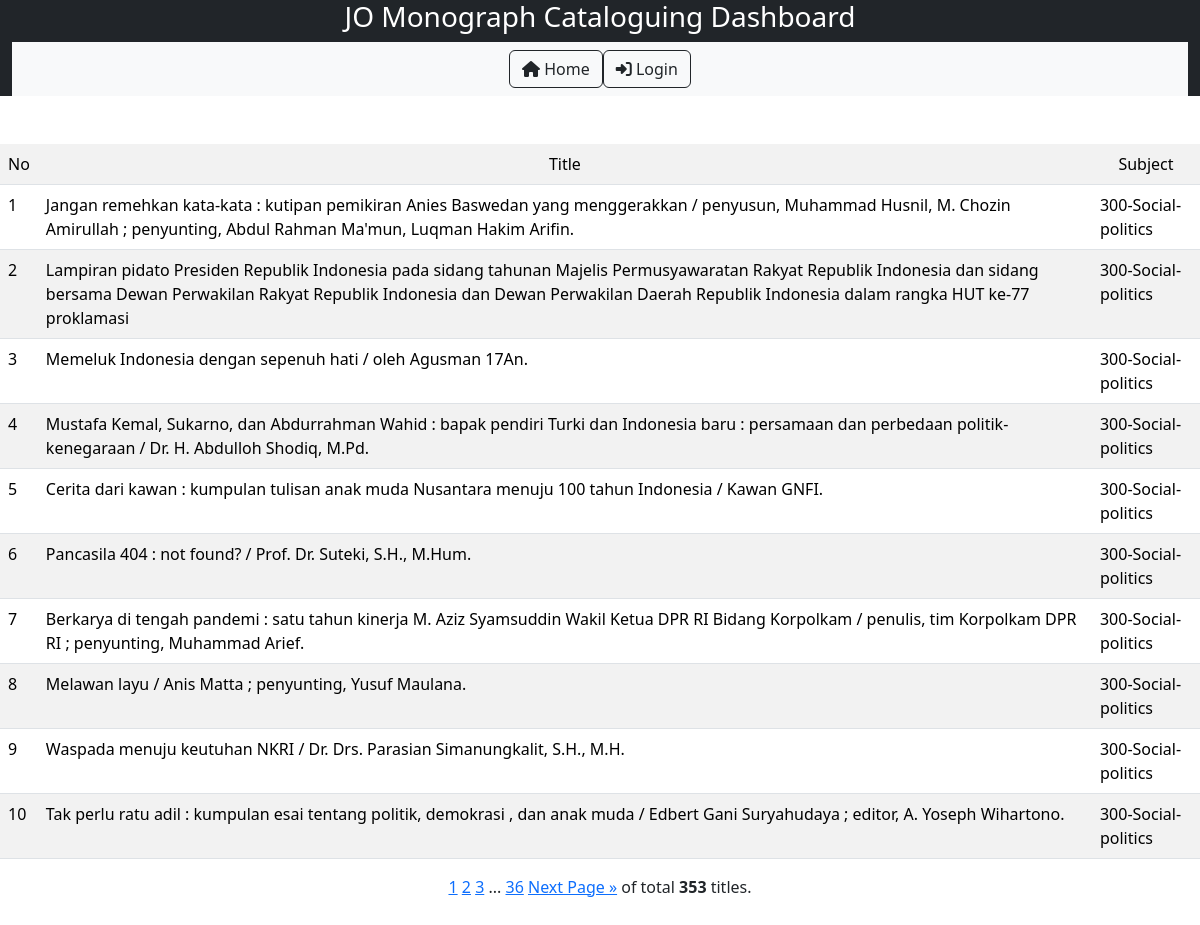
The page /detail_subject/300-Social-politics/ on the database its author committed.
### nlajkt_cat_stat/models.py (models this page shows)
class Catalogues(models.Model):
    entry_date = models.DateField()
    consignment_no = models.IntegerField(default=469)
    title = models.TextField()
    work_type = models.CharField(max_length=20, choices=[
        ('Original','Original'),
        ('Translation','Translation'),
        ('Adaptation','Adaptation')
        ], default='Original')
    publish_year = models.IntegerField()
    volume = models.CharField(max_length=20, choices=[
        ('Single','Single'),
        ('Multi-complete','Multi-complete'),
        ('Multi-incomplete','Multi-incomplete'),
        ], default='Single')
    copycat = models.CharField(max_length=20, choices=[
        ('Original','Original'),
        ('Partial copycat','Partial copycat'),
        ('Full copycat','Full copycat'),
        ], default='Original')
    ISBN = models.CharField(max_length=20, choices=[
        ('No','No'),
        ('Yes-valid','Yes-valid'),
        ('Yes-invalid','Yes-invalid'),
        ], default='No')
    authorship_type = models.CharField(max_length=50, choices=[
        ('Single author','Single author'),
        ('Collaboration','Collaboration'),
        ('Compilation','Compilation'),
        ('Others','Others')
        ], default='Single')
    language = models.CharField(max_length=50, choices=[
        ('Indonesian','Indonesian'),
        ('English','English'),
        ('Indonesian local','Indonesian local'),
        ('Multi language','Multi language'),
        ('Others','Others')
        ], default='Indonesian')
    bibliography = models.CharField(max_length=20, choices=[
        ('No','No'),
        ('Yes','Yes'),
        ], default='No')
    indexx = models.CharField(max_length=20, choices=[
        ('No','No'),
        ('Yes','Yes'),
        ], default='No')
    publisher_type = models.CharField(max_length=100, choices=[
        ('Commercial','Commercial'),
        ('Government','Government'),
        ('Universities','Universities'),
        ('NGO','NGO'),
        ('International','International'),
        ('Others','Others')
        ], default='Commercial')
    genre = models.CharField(max_length=100, choices=[
        ('General non fiction','General non fiction'),
        ('Fiction-novel','Fiction-novel'),
        ('Fiction-short stories','Fiction-short stories'),
	    ('Fiction-biographic','Fiction-biographic'),
	    ('Fiction-drama','Fiction-drama'),
        ('Poetry','Poetry'),
        ('Folktales','Folktales'),
        ('Biography-single','Biography-single'),
        ('Biography-collective','Biography-collective'),
        ('Biography-auto','Biography-auto'),
        ('Dictionaries','Dictionaries'),
        ('Proceeding','Proceeding'),
        ('Comic, cartoon','Comic, cartoon'),
        ], default='General non fiction')
    format = models.CharField(max_length=100, choices=[
        ('Book-printed','Book-printed'),
        ('Book-electronic','Book-electronic'),
        ('Non book video','Non book video'),
        ('Non book audio','Non book audio'),
        ('Map-single','Map-single'),
        ('Map-atlas','Map-atlas'),
        ('Ephemera','Ephemera')
        ], default='Book-printed')
    size = models.CharField(max_length=10, choices=[
        ('YY','YY'),
        ('YYq', 'YYq'),
        ('YYf','YYf'),
        ('YYp','YYp'),
        ('YYpf','YYpf')
        ],default='YY')
    subject = models.CharField(max_length=50, choices=[
       ('000-Generalities','000-Generalities'),
       ('000-Library science','000-Library science'),
       ('000-Journalism and media','000-Journalism and media'),
       ('100-Philosophy and ethics','100-Philosophy and ethics'),
       ('200-Religions-general','200-Religions-general'),
       ('200-Religion-Islam','200-Religion-Islam'),
       ('200-Religion-Christianity','200-Religion-Christianity'),
       ('200-Religion-Hinduism','200-Religion-Hinduism'),
       ('200-Religion-Buddhism and others','200-Religion-Buddhism and others'),
       ('300-Social-anthropology and sociology','300-Social-anthropology and sociology'),
       ('300-Social-problems and services','300-Social-problems and services'),
       ('300-Social-politics','300-Social-politics'),
       ('300-Social-international relations','300-Social-international relations'),
       ('300-Social-economics-general','300-Social-economics-general'),
       ('300-Social-economics-management','300-Social-economics-management'),
       ('300-Social-economics-resources','300-Social-economics-resources'),
       ('300-Social-economics-policy and development','300-Social-economics-policy and development'),
       ('300-Social-economics-financial and monetary','300-Social-economics-financial and monetary'),
       ('300-Social-economics-industries and production','300-Social-economics-industries and production'),
       ('300-Social-culture','300-Social-culture'),
       ('300-Social-military','300-Social-military'),
       ('300-Social-education','300-Social-education'),
       ('300-Social-law','300-Social-law'),
       ('300-Social-transportation','300-Social-transportation'),
       ('300-Social-public administration','300-Social-public administration'),
       ('300-Social-human rights','300-Social-human rights'),
       ('400-Language-linguistics','400-Language-linguistics'),
       ('400-Language-sociolinguistics','400-Language-sociolinguistics'),
       ('500-Science-general','500-Science-general'),
       ('600-Technology-general','600-Technology-general'),
       ('600-Agriculture and agribusiness','600-Agriculture and agribusiness'),
       ('700-Arts-general','700-Arts-general'),
       ('700-Arts-visual','700-Arts-visual'),
       ('700-Arts-performance','700-Arts-performance'),
       ('700-Arts-music','700-Arts-music'),
       ('700-Architecture','700-Architecture'),
       ('800-Literature-general','800-Literature-general'),
       ('800-Literature-fiction and poetry','800-Literature-fiction and poetry'),
       ('900-History-general','900-History-general'),
       ('900-History-Indonesia','900-History-Indonesia'),
       ('900-Geography and travel','900-Geography and travel'),
       ('900-Biography','900-Biography')
       ], null=True)

### nlajkt_cat_stat/views.py (the view)
# urls.py: path('detail_subject/<str:subject>/', views.detail_subject, name='detail_subject'),
def detail_subject(request, subject):
    detail_subject = Catalogues.objects.all().filter(subject=subject)
    page = request.GET.get('page', 1)
    paginator = Paginator(detail_subject, 10)
    try:
        paging = paginator.page(page)
    except PageNotAnInteger:
        paging = paginator.page(1)
    except EmptyPage:
        paging = paginator.page(paginator.num_pages)
    template = loader.get_template('detail_subject.html')
    context = {'paging' : paging,}
    return HttpResponse(template.render(context, request))

### nlajkt_cat_stat/templates/detail_subject.html
{% extends 'base.html'%}
{% block block1 %}
<br><br><center>
<table style="width: auto;" class="table table-striped">
    <tr bgcolor = 'grey'>
      <b><td>No</td>
        <td align="center">Title</td>
        <td align="center">Subject</td></b>
    </tr>
    {% for x in paging %}
    <tr>
        <td>{{ forloop.counter0|add:paging.start_index }}</td>
        <td>{{ x.title }}</td>
        <td>{{ x.subject }}</td>
    </tr>
    {% endfor %}
</table>
{% include 'pagination_jakartaoffice.html' %}</center>
<br><br>
{% endblock %}

### rows shown on the page
Catalogues: title "Jangan remehkan kata-kata : kutipan pemikiran Anies Baswedan yang menggerakkan / penyusun, Muhammad Husnil, M. Chozin Amirullah ; penyunting, Abdul Rahman Ma'mun, Luqman Hakim Arifin.", subject "300-Social-politics"
Catalogues: title "Lampiran pidato Presiden Republik Indonesia pada sidang tahunan Majelis Permusyawaratan Rakyat Republik Indonesia dan sidang bersama Dewan Perwakilan Rakyat Republik Indonesia dan Dewan Perwakilan Daerah Republik Indonesia dalam rangka HUT ke-77 proklamasi", subject "300-Social-politics"
Catalogues: title "Memeluk Indonesia dengan sepenuh hati / oleh Agusman 17An.", subject "300-Social-politics"
Catalogues: title "Mustafa Kemal, Sukarno, dan Abdurrahman Wahid : bapak pendiri Turki dan Indonesia baru : persamaan dan perbedaan politik-kenegaraan / Dr. H. Abdulloh Shodiq, M.Pd.", subject "300-Social-politics"
Catalogues: title "Cerita dari kawan : kumpulan tulisan anak muda Nusantara menuju 100 tahun Indonesia / Kawan GNFI.", subject "300-Social-politics"
Catalogues: title "Pancasila 404 : not found? / Prof. Dr. Suteki, S.H., M.Hum.", subject "300-Social-politics"
Catalogues: title "Berkarya di tengah pandemi : satu tahun kinerja M. Aziz Syamsuddin Wakil Ketua DPR RI Bidang Korpolkam / penulis, tim Korpolkam DPR RI ; penyunting, Muhammad Arief.", subject "300-Social-politics"
Catalogues: title "Melawan layu / Anis Matta ; penyunting, Yusuf Maulana.", subject "300-Social-politics"
Catalogues: title "Waspada menuju keutuhan NKRI / Dr. Drs. Parasian Simanungkalit, S.H., M.H.", subject "300-Social-politics"
Catalogues: title "Tak perlu ratu adil : kumpulan esai tentang politik, demokrasi , dan anak muda / Edbert Gani Suryahudaya ; editor, A. Yoseph Wihartono.", subject "300-Social-politics"

### other values the page prints
{{ num }} "1"
{{ num }} "2" "3"
{{ paging.paginator.num_pages }} "36"
{{ paging.paginator.count }} "353"
